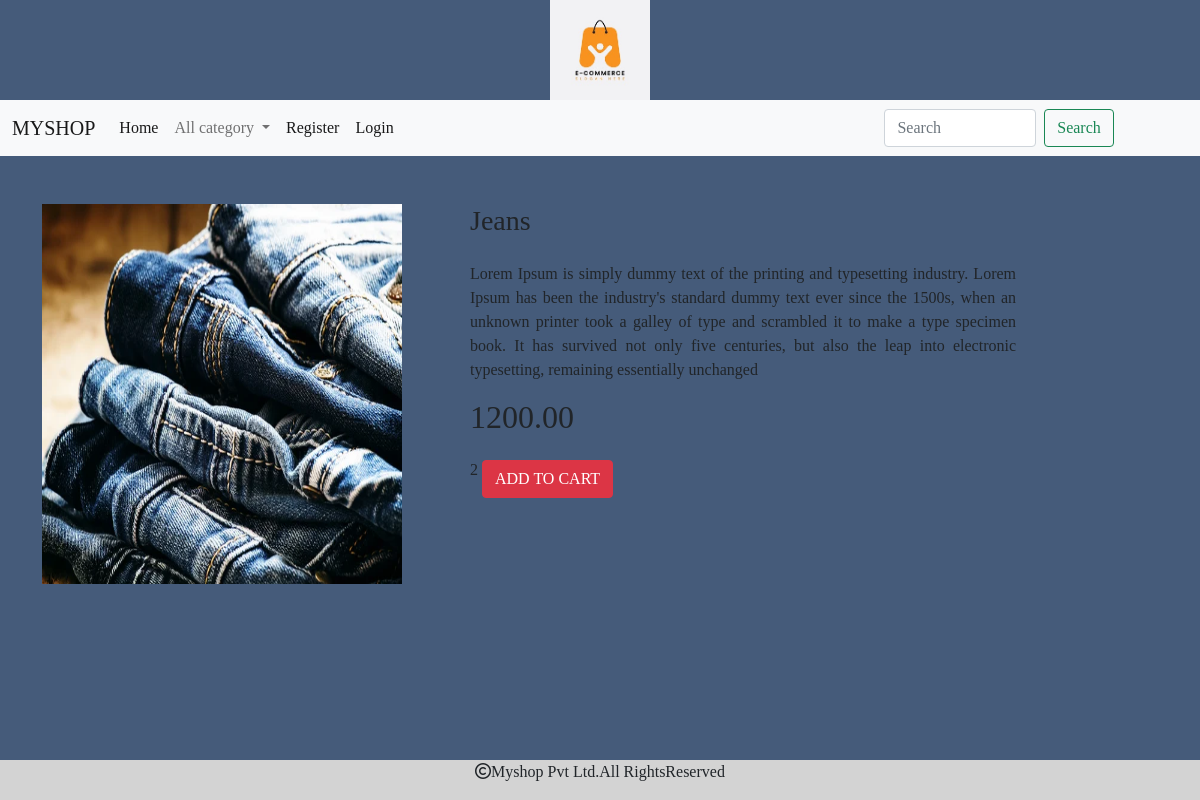
Screenshot of /details/Jeans with the database file from the repository.
### shop/models.py (models this page shows, shortened)
class Product(models.Model):
    name = models.CharField(max_length=20)
    desc = models.TextField()
    image = models.ImageField(upload_to="product",null=True,blank=True)
    price = models.DecimalField(max_digits=10,decimal_places=2)
    category = models.ForeignKey(Category,on_delete=models.CASCADE)
    stock = models.IntegerField()
    available = models.BooleanField(default=0)
    created = models.DateTimeField(auto_now_add=True)
    updated = models.DateTimeField(auto_now=True)

### shop/views.py (the view)
# urls.py: path('details/<c>',views.details,name='details'),
def details(request,c):
    p=Product.objects.get(name=c)
    return render(request,'detail.html',{'p':p})

### cart/context_processors.py (called while the page is built)
def total_count(request):
    item_count=0
    u=request.user
    try:
        cart=Cart.objects.filter(user=u)
        for i in cart:
            item_count+=i.quantity
    except:
        item_count=0
    return {'count':item_count}

### shop/context_processors.py (called while the page is built)
def menu_links(request):
    c=Category.objects.all()
    return {'links':c}

### templates/detail.html
{% extends 'base.html' %}
{% block content %}
<div class="container mt-5">
<div class="row">
    <div class="col-sm-4 me-5">
        <img src="{{p.image.url}}" height="380px" width="360px">
    </div>
    <div class="col-sm-6 me-5" style="text-align:justify; ">
        <h3>{{p.name}}</h3>
        <p class="mt-4 lh-base">{{p.desc}}</p>
        <h2 class="mt-2">{{p.price}}</h2>
        {{p.stock}}
        {% if user.is_superuser == True %}
        {% if p.stock == 0 %}
        <h2> Out of stock</h2>
         <a href="{% url 'admin:index' %}" class="btn btn-danger mt-3">ADD STOCK</a>
        {% else %}
        <h2>Product in stock</h2>
        <a href="{% url 'admin:index' %}" class="btn btn-danger mt-3">ADD STOCK</a>
        {% endif %}
        {% else %}
        {% if p.stock == 0 %}
        <h2>Out of stock</h2>
        {% else %}
        <a href="{% url 'cart:addtocart' p.name %}" class="btn btn-danger mt-3">ADD TO CART</a>
        {% endif %}
{% endif %}
    </div></div>
</div>
{% endblock %}

### static/css/style.css (style rules this page uses)
body { background-color:#455b7a; font-family: 'IM Fell DW Pica SC', serif; font-family: 'Playfair Display', serif; font-family: 'Roboto', sans-serif; font-family: 'Zilla Slab', serif; font-weight:300; }

### rows the page displays
Product: image (picture), name "Jeans", desc "Lorem Ipsum is simply dummy text of the printing and typesetting industry. Lorem Ipsum has been the industry's standard dummy text ever since the 1500s, when an unknown printer took a galley of type and scrambled it to make a type specimen book. It has survived not only five centuries, but also the leap into electronic typesetting, remaining essentially unchanged", price "1200.00", stock "2"
